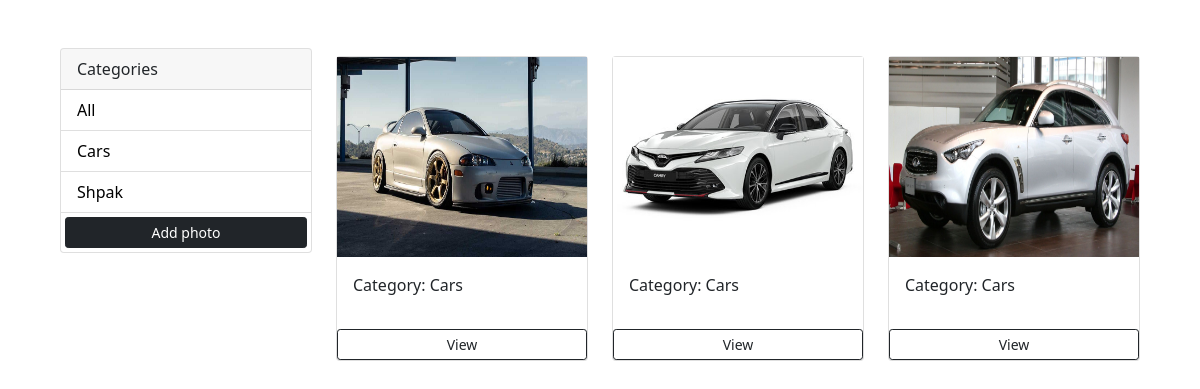
Before: / with the older database file.
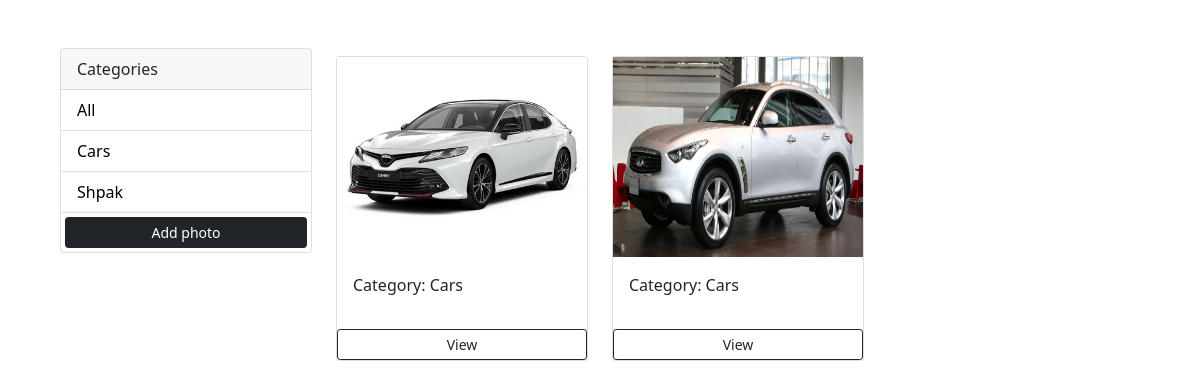
After: the same page with the newer database file.
### photoalbum_app/models.py (models this page shows, shortened)
class Category(models.Model):
    name = models.CharField(max_length=100, null=False, blank=False)

class Photo(models.Model):
    category = models.ForeignKey(Category, on_delete=models.SET_NULL, null=True, blank=True)
    image = models.ImageField(null=False, blank=False)
    description = models.TextField()

### photoalbum_app/views.py (the view)
# urls.py: path('', views.main, name='main_page'),
def main(request):
    category = request.GET.get('category')
    if category == None:
        photos = Photo.objects.all()
    else:
        photos = Photo.objects.filter(category__name=category)
    categories = Category.objects.all()
    context = {'categories': categories, 'photos': photos}
    return render(request, 'photoalbum_app/index.html', context)

### photoalbum_app/templates/photoalbum_app/index.html (shortened to what this page needs)
<!DOCTYPE html>
<html lang="en">
<head>
    <link href="https://cdn.jsdelivr.net/npm/bootstrap@5.1.3/dist/css/bootstrap.min.css" rel="stylesheet">
</head>
<body class = 'm-5'>
    <div class="container">
        <div class="row justify-content-center">
            <div class="col-md-3">
                <div class="card">
                    <div class = "card-header">
                        Categories
                    </div>
                  <ul class="list-group list-group-flush">
                    <li class="list-group-item">
                        <a href="{% url 'main_page' %}">All</a>
                    </li>
                    {%for category in categories %}
                    <li class="list-group-item">
                        <a href="{% url 'main_page' %}?category={{category.name}}">
                            {{category.name}}
                        </a>
                    </li>
                    {% endfor %}
                    <a href="{% url 'add_photo' %}" class="btn btn-block btn-dark btn-sm m-1">Add photo</a>
                  </ul>
                </div>
            </div>
            <div class="col-md-9">
                <div class="row">
                    {% for photo in photos %}
                    <div class="col-md-4">
                        <div class="card my-2">
                            <img class="image-thumbail"
                                 src="{{photo.image.url}}"
                                 alt="Card image cap">
                            <div class="card-body">
                              <p>Category: {{photo.category.name}}</p>
                            </div>
                            <a href = "{% url 'view_photo' photo.id %}" class="btn btn-outline-dark btn-sm m1">View</a>
                          </div>
                        </div>
                        {% endfor %}
                </div>
            </div>
        </div>
    </div>
</body>
</html>

### photoalbum_app/templates/photoalbum_app/index.html (style rules this page uses)
.image-thumbail { height: 200px; }
.list-group-item a { text-decoration: none; color: black; }

Changed rows visible on the page:
removed Photo: image (picture), category.name "Cars"
